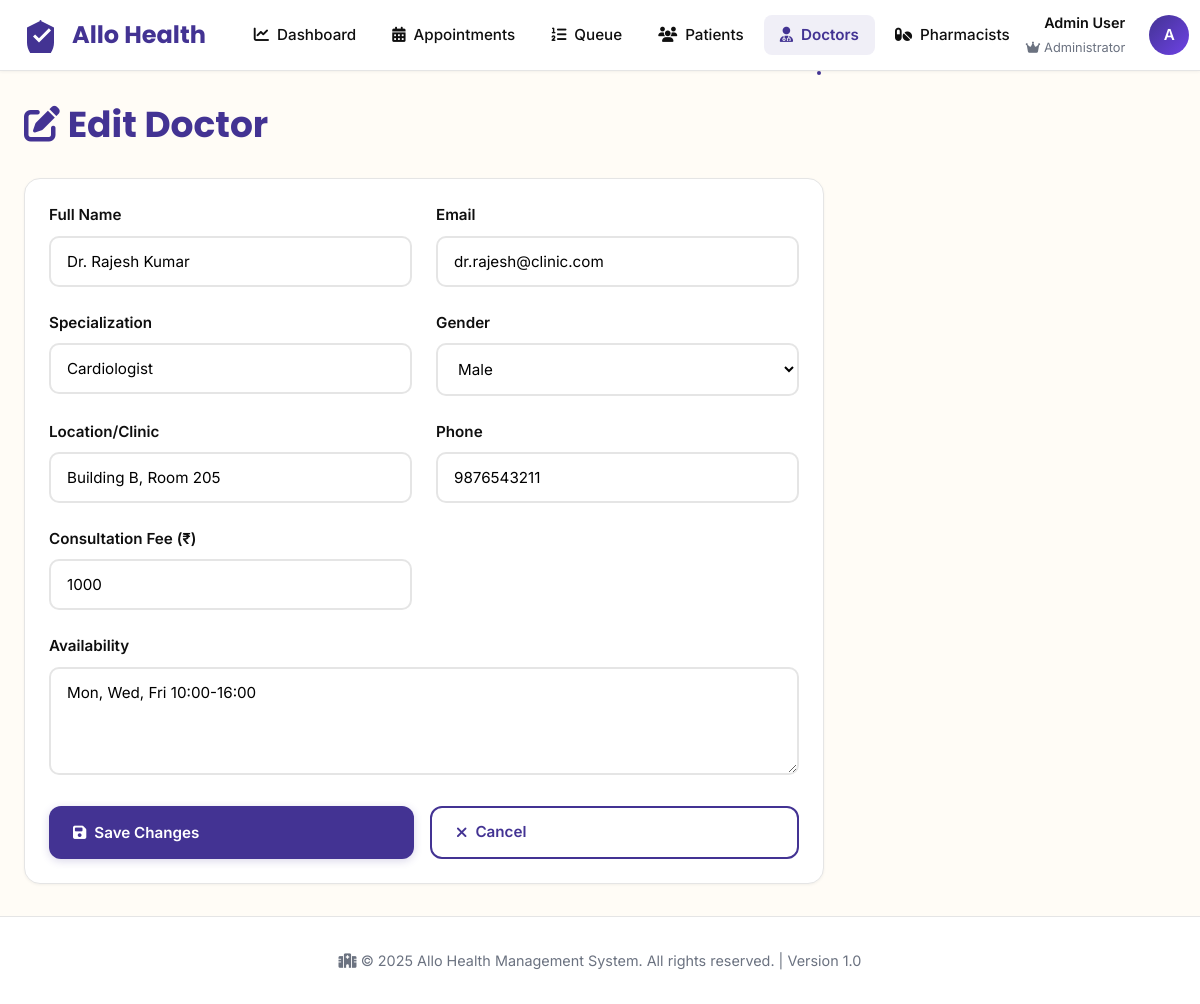
The page /doctors/2/edit (signed in) on the database its author committed.
### app.py (models this page shows, shortened)
class User(UserMixin, db.Model):
    __tablename__ = 'users'
    id = db.Column(db.Integer, primary_key=True)
    emp_no = db.Column(db.String(80), unique=True, nullable=False, index=True)
    email = db.Column(db.String(120), unique=True, nullable=False, index=True)
    password_hash = db.Column(db.String(255), nullable=False)
    full_name = db.Column(db.String(120))
    role = db.Column(db.String(20), nullable=False, default='receptionist')  # admin, receptionist, doctor, pharmacist
    is_active = db.Column(db.Boolean, default=True)
    created_at = db.Column(db.DateTime, default=datetime.utcnow)
    doctor_profile = db.relationship('Doctor', backref='user', uselist=False, cascade='all, delete-orphan')
    appointments_created = db.relationship('Appointment', backref='creator', foreign_keys='Appointment.created_by')

class Doctor(db.Model):
    __tablename__ = 'doctors'
    id = db.Column(db.Integer, primary_key=True)
    user_id = db.Column(db.Integer, db.ForeignKey('users.id'), nullable=False, unique=True)
    specialization = db.Column(db.String(100), nullable=False, index=True)
    gender = db.Column(db.String(20))
    location = db.Column(db.String(200), index=True)
    phone = db.Column(db.String(20))
    availability = db.Column(db.Text)
    consultation_fee = db.Column(db.Float, default=0.0)
    is_active = db.Column(db.Boolean, default=True)
    created_at = db.Column(db.DateTime, default=datetime.utcnow)
    appointments = db.relationship('Appointment', backref='doctor', lazy='dynamic', cascade='all, delete-orphan')
    queue_entries = db.relationship('QueueEntry', backref='doctor', lazy='dynamic')
    prescriptions = db.relationship('Prescription', backref='doctor', lazy='dynamic')
    @property
    def email(self):
        return self.user.email if self.user else ''

### app.py (the view, shortened to what this page needs)
@app.route('/doctors/<int:id>/edit', methods=['GET', 'POST'])
@login_required
@admin_required
def doctor_edit(id):
    doctor = Doctor.query.get_or_404(id)
    form = DoctorEditForm(obj=doctor)
    form.full_name.data = doctor.user.full_name
    form.email.data = doctor.user.email
    return render_template('doctor_edit_form.html', form=form, doctor=doctor, title='Edit Doctor')

### app.py
class DoctorEditForm(FlaskForm):
    full_name = StringField('Full Name', validators=[DataRequired(), Length(max=120)])
    email = StringField('Email', validators=[DataRequired(), Email()])
    specialization = StringField('Specialization', validators=[DataRequired(), Length(max=100)])
    gender = SelectField('Gender', choices=[('Male', 'Male'), ('Female', 'Female'), ('Other', 'Other')], validators=[Optional()])
    location = StringField('Location/Clinic', validators=[Optional(), Length(max=200)])
    phone = StringField('Phone', validators=[Optional(), Length(max=20)])
    consultation_fee = IntegerField('Consultation Fee (₹)', validators=[Optional()])
    availability = TextAreaField('Availability', validators=[Optional()])

### app.py (called while the page is built)
@login_manager.user_loader
def load_user(user_id):
    return User.query.get(int(user_id))

def admin_required(f):
    @wraps(f)
    def decorated_function(*args, **kwargs):
        if not current_user.is_authenticated or current_user.role != 'admin':
            flash('You do not have permission to access this page.', 'danger')
            return redirect(url_for('dashboard'))
        return f(*args, **kwargs)
    return decorated_function

### templates/doctor_edit_form.html (shortened to what this page needs)
{% extends "base.html" %}  {% block extra_css %}
<link
  rel="stylesheet"
  href="https://cdnjs.cloudflare.com/ajax/libs/font-awesome/6.4.0/css/all.min.css"
/>
{% endblock %} {% block content %}
<div class="page-header">
  <h1 class="page-title"><i class="fas fa-edit"></i> {{ title }}</h1>
</div>
<div class="card" style="max-width: 800px">
  <form method="POST">
    <div class="grid grid-cols-2">
      <div class="form-group">
        {{ form.full_name.label(class="form-label") }} {{
        form.full_name(class="form-control", placeholder="Full name") }}
      </div>
      <div class="form-group">
        {{ form.email.label(class="form-label") }} {{
        form.email(class="form-control", placeholder="Email address",
        type="email") }}
      </div>
    </div>
    <div class="grid grid-cols-2">
      <div class="form-group">
        {{ form.specialization.label(class="form-label") }} {{
        form.specialization(class="form-control", placeholder="Specialization")
        }}
      </div>
      <div class="form-group">
        {{ form.gender.label(class="form-label") }} {{
        form.gender(class="form-control") }}
      </div>
    </div>
    <div class="grid grid-cols-2">
      <div class="form-group">
        {{ form.location.label(class="form-label") }} {{
        form.location(class="form-control", placeholder="Clinic location") }}
      </div>
      <div class="form-group">
        {{ form.phone.label(class="form-label") }} {{
        form.phone(class="form-control", placeholder="Phone number") }}
      </div>
    </div>
    <div class="grid grid-cols-2">
      <div class="form-group">
        {{ form.consultation_fee.label(class="form-label") }} {{
        form.consultation_fee(class="form-control", placeholder="Consultation
        fee") }}
      </div>
    </div>
    <div class="form-group">
      {{ form.availability.label(class="form-label") }} {{
      form.availability(class="form-control", placeholder="Availability
      schedule", rows="4") }}
    </div>
    <div style="display: flex; gap: 1rem">
      <button type="submit" class="btn btn-primary" style="flex: 1">
        <i class="fas fa-save"></i> Save Changes
      </button>
      <a
        href="{{ url_for('doctors') }}"
        class="btn btn-secondary"
        style="flex: 1; text-align: center"
        ><i class="fas fa-times"></i> Cancel</a
      >
    </div>
  </form>
</div>
{% endblock %}

### templates/base.html (shortened to what this page needs)
<!DOCTYPE html>
<html lang="en">
  <head>
    <link
      rel="stylesheet"
      href="https://cdnjs.cloudflare.com/ajax/libs/font-awesome/6.4.0/css/all.min.css"
    />
    {% block extra_css %}{% endblock %}
  </head>
  <body>
    <nav class="navbar">
      <div class="navbar-container">
        {% if current_user.is_authenticated and current_user.role == 'doctor' %}
        <a href="{{ url_for('doctor_dashboard') }}" class="navbar-brand">
          <svg viewBox="0 0 24 24" fill="currentColor">
            <path
              d="M12 2L2 7v10c0 5.55 3.84 10.74 9 12 5.16-1.26 9-6.45 9-12V7l-10-5z"
            />
            <path
              d="M10 17l-4-4 1.41-1.41L10 14.17l6.59-6.59L18 9l-8 8z"
              fill="white"
            />
          </svg>
          <span>Allo Health</span>
        </a>
        {% else %}
        <a href="{{ url_for('dashboard') }}" class="navbar-brand">
          <svg viewBox="0 0 24 24" fill="currentColor">
            <path
              d="M12 2L2 7v10c0 5.55 3.84 10.74 9 12 5.16-1.26 9-6.45 9-12V7l-10-5z"
            />
            <path
              d="M10 17l-4-4 1.41-1.41L10 14.17l6.59-6.59L18 9l-8 8z"
              fill="white"
            />
          </svg>
          <span>Allo Health</span>
        </a>
        {% endif %}
        <ul class="navbar-menu" id="navbarMenu">
          {% if current_user.is_authenticated and current_user.role == 'admin'
          %}
          <li>
            <a
              href="{{ url_for('dashboard') }}"
              class="navbar-link {% if request.endpoint == 'dashboard' %}active{% endif %}"
              title="Dashboard"
            >
              <i class="fas fa-chart-line"></i>
              <span>Dashboard</span>
            </a>
          </li>
          <li>
            <a
              href="{{ url_for('appointments') }}"
              class="navbar-link {% if request.endpoint and 'appointment' in request.endpoint %}active{% endif %}"
              title="Appointments"
            >
              <i class="fas fa-calendar-alt"></i>
              <span>Appointments</span>
            </a>
          </li>
          <li>
            <a
              href="{{ url_for('queue') }}"
              class="navbar-link {% if request.endpoint and 'queue' in request.endpoint %}active{% endif %}"
              title="Queue"
            >
              <i class="fas fa-list-ol"></i>
              <span>Queue</span>
            </a>
          </li>
          <li>
            <a
              href="{{ url_for('patients') }}"
              class="navbar-link {% if request.endpoint and 'patient' in request.endpoint %}active{% endif %}"
              title="Patients"
            >
              <i class="fas fa-users"></i>
              <span>Patients</span>
            </a>
          </li>
          <li>
            <a
              href="{{ url_for('doctors') }}"
              class="navbar-link {% if request.endpoint and 'doctor' in request.endpoint %}active{% endif %}"
              title="Doctors"
            >
              <i class="fas fa-user-md"></i>
              <span>Doctors</span>
            </a>
          </li>
          <li>
            <a
              href="{{ url_for('pharmacists') }}"
              class="navbar-link {% if request.endpoint and 'pharmacist' in request.endpoint %}active{% endif %}"
              title="Pharmacists"
            >
              <i class="fas fa-pills"></i>
              <span>Pharmacists</span>
            </a>
          </li>
          {% endif %}
        </ul>
        <div class="navbar-user">
          {% if current_user.is_authenticated %}
          <div class="user-info">
            <div class="user-name">
              {{ current_user.full_name or current_user.emp_no }}
            </div>
            <div class="user-role">
              {% if current_user.role == 'admin' %}
              <i class="fas fa-crown"></i>
              <span>Administrator</span>
              {% elif current_user.role == 'receptionist' %}
              <i class="fas fa-headset"></i>
              <span>Receptionist</span>
              {% elif current_user.role == 'doctor' %}
              <i class="fas fa-stethoscope"></i>
              <span>Doctor</span>
              {% elif current_user.role == 'pharmacist' %}
              <i class="fas fa-pills"></i>
              <span>Pharmacist</span>
              {% else %}
              <i class="fas fa-user"></i>
              <span>Staff</span>
              {% endif %}
            </div>
          </div>
          <div class="user-dropdown" id="userDropdown">
            <div class="user-avatar" onclick="toggleDropdown(event)">
              {{ current_user.emp_no[0].upper() if current_user.emp_no else 'U'
              }}
            </div>
          </div>
          {% endif %}
        </div>
      </div>
    </nav>
    <main class="main-content">{% block content %}{% endblock %}</main>
    <footer>
      <div class="footer-content">
        <p>
          <i class="fas fa-hospital"></i> &copy; 2025 Allo Health Management
          System. All rights reserved. | Version 1.0
        </p>
      </div>
    </footer>
  </body>
</html>

### templates/base.html (style rules this page uses)
:root { --primary-purple: #433393; --primary-light: #6e42e5; --primary-dark: #2d2366; --accent-yellow: #ffc107; --accent-teal: #14b8a6; --bg-cream: #fffcf6; --bg-soft: #fdf9f3; --text-dark: #0f0f0f; --text-gray: #6b7280; --border-gray: #e5e5e5; --success: #10b981; --warning: #f59e0b; --error: #ef4444; --info: #3b82f6; }
* { margin: 0; padding: 0; box-sizing: border-box; }
body { font-family: "Inter", -apple-system, BlinkMacSystemFont, "Segoe UI", sans-serif; background-color: var(--bg-cream); color: var(--text-dark); line-height: 1.6; min-height: 100vh; display: flex; flex-direction: column; }
h1, h2, h3, h4, h5, h6 { font-family: "Poppins", sans-serif; font-weight: 600; line-height: 1.2; }
.navbar { background: white; border-bottom: 1px solid var(--border-gray); position: sticky; top: 0; z-index: 1000; box-shadow: 0 1px 3px rgba(0, 0, 0, 0.05); }
.navbar-container { max-width: 1400px; margin: 0 auto; padding: 0 1.5rem; display: flex; align-items: center; justify-content: space-between; height: 70px; }
.navbar-brand { display: flex; align-items: center; gap: 0.75rem; font-size: 1.5rem; font-weight: 700; color: var(--primary-purple); text-decoration: none; font-family: "Poppins", sans-serif; white-space: nowrap; }
.navbar-brand svg { width: 36px; height: 36px; }
.navbar-menu { display: flex; align-items: center; gap: 0.25rem; list-style: none; flex: 1; margin-left: 2rem; }
.navbar-link { color: var(--text-dark); text-decoration: none; font-weight: 500; font-size: 0.95rem; padding: 0.5rem 1rem; border-radius: 8px; transition: all 0.2s; position: relative; display: flex; align-items: center; gap: 0.5rem; white-space: nowrap; }
.navbar-link.active { color: var(--primary-purple); font-weight: 600; background: rgba(67, 51, 147, 0.08); }
.navbar-link.active::after { content: ""; position: absolute; bottom: -20px; left: 50%; transform: translateX(-50%); width: 4px; height: 4px; background: var(--primary-purple); border-radius: 50%; }
.navbar-user { display: flex; align-items: center; gap: 1.5rem; margin-left: auto; }
.user-info { text-align: right; display: flex; flex-direction: column; gap: 0.25rem; }
.user-name { font-weight: 600; font-size: 0.9rem; color: var(--text-dark); }
.user-role { font-size: 0.8rem; color: var(--text-gray); display: flex; align-items: center; gap: 0.25rem; }
.user-avatar { width: 40px; height: 40px; border-radius: 50%; background: linear-gradient( 135deg, var(--primary-purple), var(--primary-light) ); color: white; display: flex; align-items: center; justify-content: center; font-weight: 600; font-size: 0.95rem; cursor: pointer; transition: all 0.2s; }
.user-dropdown { position: relative; }
.main-content { flex: 1; max-width: 1400px; margin: 0 auto; padding: 2rem 1.5rem; width: 100%; }
.page-header { margin-bottom: 2rem; }
.page-title { font-size: 2.25rem; font-weight: 700; color: var(--primary-purple); margin-bottom: 0.5rem; }
.btn { display: inline-flex; align-items: center; gap: 0.5rem; padding: 0.75rem 1.5rem; border: none; border-radius: 12px; font-weight: 600; font-size: 0.95rem; cursor: pointer; transition: all 0.2s; text-decoration: none; font-family: "Inter", sans-serif; }
.btn-primary { background: var(--primary-purple); color: white; box-shadow: 0 2px 8px rgba(67, 51, 147, 0.2); }
.btn-secondary { background: white; color: var(--primary-purple); border: 2px solid var(--primary-purple); }
.card { background: white; border-radius: 16px; padding: 1.5rem; box-shadow: 0 1px 3px rgba(0, 0, 0, 0.05); border: 1px solid var(--border-gray); transition: all 0.2s; }
.form-group { margin-bottom: 1.5rem; }
.form-label { display: block; font-weight: 600; margin-bottom: 0.5rem; color: var(--text-dark); font-size: 0.95rem; }
.form-control { width: 100%; padding: 0.875rem 1rem; border: 2px solid var(--border-gray); border-radius: 10px; font-size: 0.95rem; font-family: "Inter", sans-serif; transition: all 0.2s; background: white; }
.form-control::placeholder { color: #9ca3af; }
select.form-control { cursor: pointer; }
textarea.form-control { resize: vertical; min-height: 100px; }
.grid { display: grid; gap: 1.5rem; }
.grid-cols-2 { grid-template-columns: repeat(2, 1fr); }
footer { background: white; border-top: 1px solid var(--border-gray); padding: 2rem 1.5rem; margin-top: auto; }
.footer-content { max-width: 1400px; margin: 0 auto; text-align: center; color: var(--text-gray); font-size: 0.9rem; }

### rows shown on the page
User: full_name "Admin User", emp_no "A"
User: full_name "Dr. Rajesh Kumar", email "dr.rajesh@clinic.com"
Doctor: specialization "Cardiologist", gender "Male", location "Building B, Room 205", phone "9876543211", consultation_fee "1000", availability "Mon, Wed, Fri 10:00-16:00"

### other values the page prints
{{ title }} "Edit Doctor"
